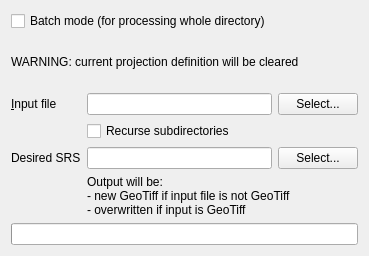
<?xml version="1.0" encoding="UTF-8"?>
<ui version="4.0">
 <class>GdalToolsWidget</class>
 <widget class="QWidget" name="GdalToolsWidget">
  <property name="geometry">
   <rect>
    <x>0</x>
    <y>0</y>
    <width>369</width>
    <height>256</height>
   </rect>
  </property>
  <property name="sizePolicy">
   <sizepolicy hsizetype="Expanding" vsizetype="Preferred">
    <horstretch>0</horstretch>
    <verstretch>0</verstretch>
   </sizepolicy>
  </property>
  <property name="windowTitle">
   <string>Assign projection</string>
  </property>
  <layout class="QVBoxLayout" name="verticalLayout">
   <item>
    <widget class="QCheckBox" name="batchCheck">
     <property name="text">
      <string>Batch mode (for processing whole directory)</string>
     </property>
    </widget>
   </item>
   <item>
    <widget class="QLabel" name="label_3">
     <property name="text">
      <string>WARNING: current projection definition will be cleared</string>
     </property>
    </widget>
   </item>
   <item>
    <layout class="QGridLayout" name="gridLayout">
     <item row="0" column="0">
      <widget class="QLabel" name="label">
       <property name="text">
        <string>&amp;Input file</string>
       </property>
       <property name="buddy">
        <cstring>selectInputFileButton</cstring>
       </property>
      </widget>
     </item>
     <item row="0" column="1">
      <layout class="QHBoxLayout" name="horizontalLayout">
       <item>
        <widget class="QLineEdit" name="inputFileEdit">
         <property name="minimumSize">
          <size>
           <width>100</width>
           <height>0</height>
          </size>
         </property>
        </widget>
       </item>
       <item>
        <widget class="QPushButton" name="selectInputFileButton">
         <property name="text">
          <string>Select...</string>
         </property>
        </widget>
       </item>
      </layout>
     </item>
     <item row="1" column="1">
      <widget class="QCheckBox" name="recurseCheck">
       <property name="text">
        <string>Recurse subdirectories</string>
       </property>
      </widget>
     </item>
     <item row="2" column="0">
      <widget class="QLabel" name="label_2">
       <property name="text">
        <string>Desired SRS</string>
       </property>
      </widget>
     </item>
     <item row="2" column="1">
      <layout class="QHBoxLayout" name="horizontalLayout_2">
       <item>
        <widget class="QLineEdit" name="desiredSRSEdit"/>
       </item>
       <item>
        <widget class="QPushButton" name="selectDesiredSRSButton">
         <property name="text">
          <string>Select...</string>
         </property>
        </widget>
       </item>
      </layout>
     </item>
     <item row="3" column="1">
      <widget class="QLabel" name="label_4">
       <property name="text">
        <string>Output will be:
- new GeoTiff if input file is not GeoTiff
- overwritten if input is GeoTiff</string>
       </property>
       <property name="textFormat">
        <enum>Qt::AutoText</enum>
       </property>
      </widget>
     </item>
    </layout>
   </item>
   <item>
    <widget class="QProgressBar" name="progressBar"/>
   </item>
  </layout>
 </widget>
 <resources/>
 <connections/>
</ui>
